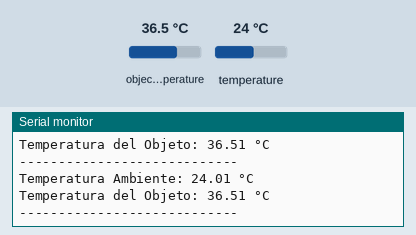
Simulated run of this sketch. Board: Arduino Uno, built with avr-gcc and run on an emulated ATmega328P. Parts: the last lines printed to the serial monitor. The inputs (shaded band) are chosen by the test bench; at power-on: object temperature 36.5 °C, temperature 24 °C.

Above: at 1.8 s.
1.9 s: object temperature set to 20 °C
At 3.0 s:
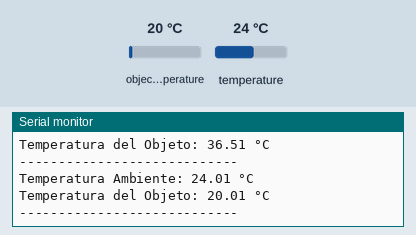
3.4 s: temperature set to 12 °C
At 4.7 s:
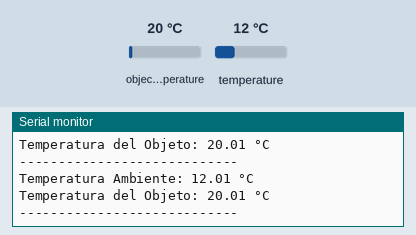
4.9 s: object temperature set to 26 °C
At 6.0 s:
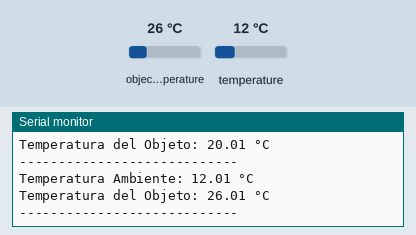
Timing chart, 0 to 7.9 s (numbered marks = the images above; inputs shaded):
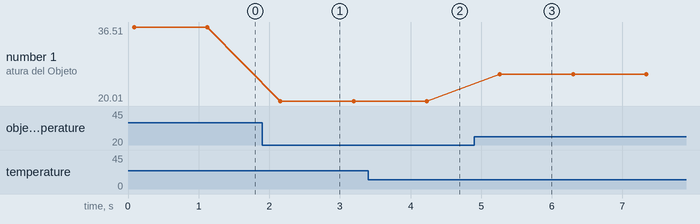

The sketch:

infrarojo.ino
```cpp
#include <Wire.h>
#include <Adafruit_MLX90614.h>

Adafruit_MLX90614 mlx = Adafruit_MLX90614();

void setup() {
    Serial.begin(9600); // Inicia la comunicación serial
    Serial.println("Inicializando sensor MLX90614...");

    if (!mlx.begin()) {
        Serial.println("Error al detectar MLX90614. Verifica las conexiones.");
        while (1);
    }

    Serial.println("Sensor listo.");
}

void loop() {
    float ambientTemp = mlx.readAmbientTempC(); // Temperatura ambiente
    float objectTemp = mlx.readObjectTempC();   // Temperatura del objeto

    Serial.print("Temperatura Ambiente: ");
    Serial.print(ambientTemp);
    Serial.println(" °C");

    Serial.print("Temperatura del Objeto: ");
    Serial.print(objectTemp);
    Serial.println(" °C");

    Serial.println("----------------------------");
    delay(1000); // Espera 1 segundo antes de la siguiente lectura
}
```

Measured:
- after the input at 1.9 s, the serial monitor: prints a new line after 0.26 s (image 1)
- after the input at 3.4 s, the serial monitor: prints a new line after 0.79 s (image 2)
- after the input at 4.9 s, the serial monitor: prints a new line after 0.36 s (image 3)
- plotted number 1: 36.51 → 20.01 after the input at 1.9 s, 20.01 → 26.01 after the input at 4.9 s
